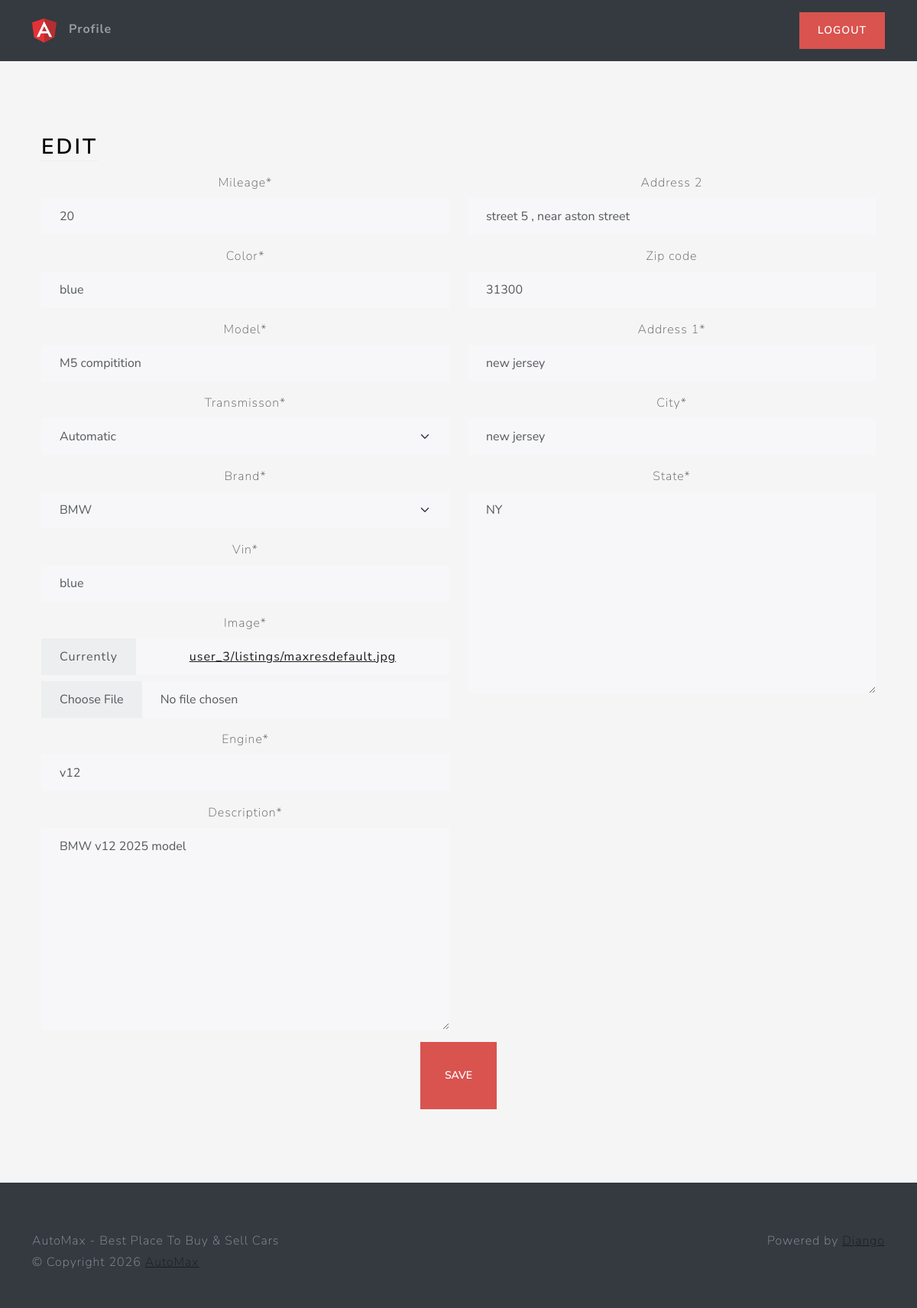
Page /listing/49b4b761737548de823a594c85e51ce5/edit/ (signed in) on the committed database.
### main/models.py (models this page shows, shortened)
class Listing(models.Model):
    id = models.UUIDField(
        primary_key=True, default=uuid.uuid4, unique=True, editable=False)
    created_at = models.DateTimeField(auto_now_add=True)
    updated_at = models.DateTimeField(auto_now=True)
    seller = models.ForeignKey(Profile, on_delete=models.CASCADE)
    brand = models.CharField(max_length=24, choices=CARS_BRANDS, default=None)
    model = models.CharField(max_length=64,)
    vin = models.CharField(max_length=17,)
    mileage = models.IntegerField(default=0)
    color = models.CharField(max_length=24,)
    description = models.TextField()
    engine = models.CharField(max_length=24,)
    transmisson = models.CharField(
        max_length=24, choices=TRANSMISSION_OPTIONS, default=None)
    location = models.OneToOneField(
        Location, on_delete=models.SET_NULL, null=True)
    image = models.ImageField(upload_to=user_listing_path)

### users/models.py (models this page shows, shortened)
class Location(models.Model):
    address_1 = models.CharField(max_length=128, blank=True)
    address_2 = models.CharField(max_length=128, blank=True)
    city = models.CharField(max_length=64)
    state = USStateField(default="NY")
    zip_code = USZipCodeField(blank=True)

### main/views.py (the view)
# urls.py: path('listing/<str:id>/edit/', edit_view, name='edit'),
@login_required
def edit_view(request, id):
    try:
        listing = Listing.objects.get(id=id)
        if listing is None:
            raise Exception
        if request.method == 'POST':
            listing_form = ListingForm(
                request.POST, request.FILES, instance=listing)
            location_form = LocationForm(
                request.POST, instance=listing.location)
            if listing_form.is_valid and location_form.is_valid:
                listing_form.save()
                location_form.save()
                messages.info(request, f'Listing {id} updated successfully!')
                return redirect('home')
            else:
                messages.error(
                    request, f'An error occured while trying to edit the listing.')
                return reload()
        else:
            listing_form = ListingForm(instance=listing)
            location_form = LocationForm(instance=listing.location)
        context = {
            'location_form': location_form,
            'listing_form': listing_form
        }
        return render(request, 'views/edit.html', context)
    except Exception as e:
        messages.error(
            request, f'An error occured while trying to access the edit page.')
        return redirect('home')

### users/forms.py
class LocationForm(forms.ModelForm):
    address_1 = forms.CharField(required=True)
    zip_code = USZipCodeField(required=True)
    class Meta:
        model = Location
        fields = {'address_1', 'address_2', 'city', 'state', 'zip_code'}

### main/forms.py
class ListingForm(forms.ModelForm):
    image = forms.ImageField()
    class Meta:
        model = Listing
        fields = {'brand', 'model', 'vin', 'mileage',
                  'color', 'description', 'engine', 'transmisson', 'image'}

### main/templates/views/edit.html (shortened to what this page needs)
{% extends 'base/base.html' %}
{% load static %}
{% load crispy_forms_tags %}
{% block 'body' %}
<div class="container-fluid text-center py-5">
    <div class="container px-4 py-5">
        <div class="row g-4">
            <div class="col d-flex align-items-start">
                <div>
                    <h2 class="mb-3 border-bottom" style="color: black">Edit</h2>
                </div>
            </div>
        </div>
        <form action="" method="post" enctype="multipart/form-data">
            <div class="row">
                <div class="col-6">
                    {{ listing_form|crispy }}
                </div>
                <div class="col-6">
                    {{ location_form|crispy }}
                </div>
            </div>
            <button class="btn btn-lg btn-danger" type="submit">Save</button>
        </form>
    </div>
</div>
{% endblock %}

### main/static/css/style.css (style rules this page uses)
html, body { height: 100%; }
body { align-items: center; padding-bottom: 40px; background-color: #f5f5f5; }
.h2, h2 { color: white; }

### rows in the picture
Listing: mileage "20", color "blue", model "M5 compitition", transmisson "Automatic", brand "BMW", vin "blue", engine "v12", description "BMW v12 2025 model"
Location: address_2 "street 5 , near aston street", zip_code "31300", address_1 "new jersey", city "new jersey", state "NY"
